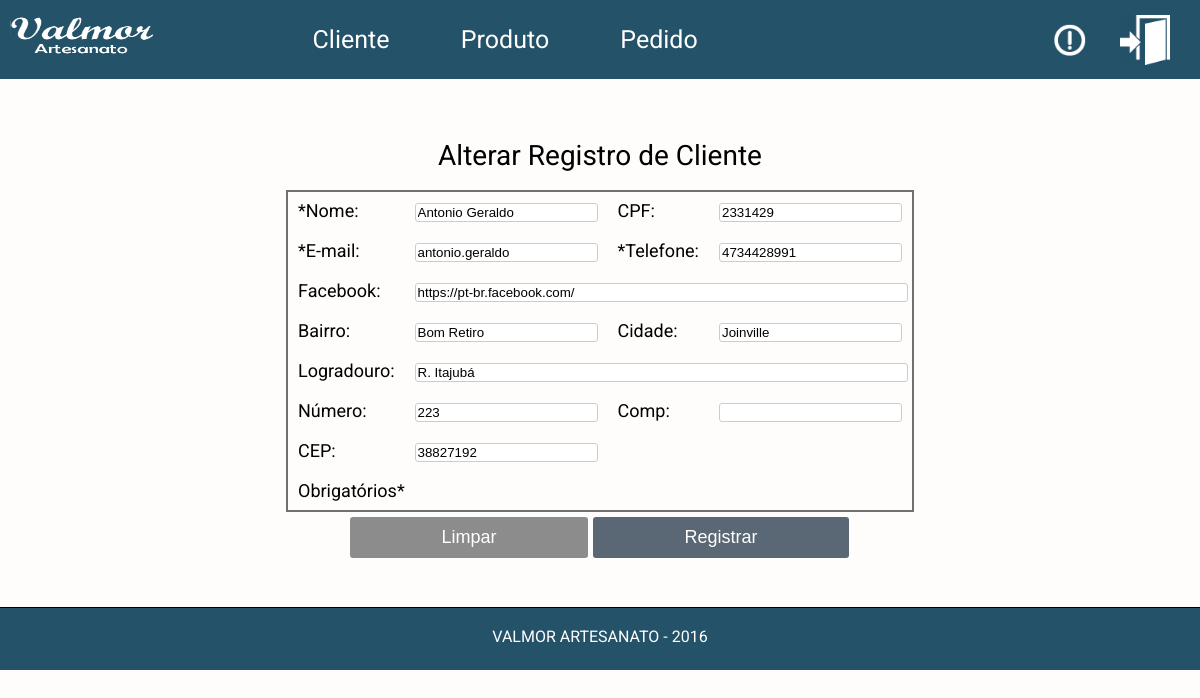
Screenshot of /sistema/va_principal_sistema.php?pasta=clientes/&arquivo=va_fmalt_clientes&ext=php&id=000001&enderecos_id=000002 (signed in) with the database file from the repository.
### tables this page shows
CREATE TABLE `clientes` (
  `id` int(6) UNSIGNED ZEROFILL NOT NULL COMMENT 'Identificador do cliente',
  `enderecos_id` int(6) UNSIGNED ZEROFILL NOT NULL COMMENT 'Identificador do endereço',
  `nome` varchar(45) NOT NULL COMMENT 'Nome do cliente',
  `email` varchar(70) NOT NULL COMMENT 'E-mail do cliente',
  `telefone` bigint(15) NOT NULL COMMENT 'Telefone do cliente',
  `cpf` bigint(11) UNSIGNED DEFAULT NULL COMMENT '(Campo Opcional) CPF do cliente',
  `link_facebook` varchar(255) DEFAULT NULL COMMENT '(Campo opcional) Link do facebook do cliente'
);

CREATE TABLE `enderecos` (
  `id` int(6) UNSIGNED ZEROFILL NOT NULL COMMENT 'Identificador de cada endereço',
  `cidade` varchar(30) DEFAULT NULL COMMENT '(Campo Opcional) Cidade onde mora cada cliente ',
  `bairro` varchar(30) DEFAULT NULL COMMENT '(Campo Opcional) Bairro em que o cliente reside',
  `logradouro` varchar(40) DEFAULT NULL COMMENT '(Campo Opcional) Logradouro que o cliente reside',
  `numero` int(5) DEFAULT NULL COMMENT '(Campo Opcional) Número da casa onde mora cada cliente',
  `cep` int(8) DEFAULT NULL COMMENT '(Campo Opcional) CEP da casa onde mora cada cliente',
  `complemento` varchar(20) DEFAULT NULL COMMENT '(Campo opcional) Complemeto da casa onde mora cada cliente '
);

### sistema/clientes/va_fmalt_clientes.php (the view, shortened to what this page needs)
<?php
  $g_id = $_GET['id'];
  $g_enderecos_id = $_GET['enderecos_id'];
  $sql_sel_clientes = "SELECT clientes.*, enderecos.* FROM clientes
  INNER JOIN enderecos ON clientes.enderecos_id = enderecos.id
  WHERE clientes.id = '".$g_id."' AND clientes.enderecos_id = '".$g_enderecos_id."' ";
  $sql_sel_clientes_preparado = $conexaobd->prepare($sql_sel_clientes);
  $sql_sel_clientes_preparado->execute();
  $sql_sel_clientes_dados = $sql_sel_clientes_preparado->fetch();
?>
<h1>Alterar Registro de Cliente</h1>
<form name="frmaltclientes" method="POST" action="?pasta=clientes/&arquivo=va_alt_clientes&ext=php" onsubmit="return validarFormAltClientes()">
  <table>
    <tr>
      <td>*Nome:</td>
      <td><input type="text" name="txtnome" maxlength="45" value="<?php echo $sql_sel_clientes_dados['nome'];?>"></td>
      <td>CPF:</td>
      <td><input type="text" name="txtcpf" maxlength="12" value="<?php echo $sql_sel_clientes_dados['cpf'];?>"></td>
    </tr>
    <tr>
      <td>*E-mail:</td>
      <td><input type="text" name="txtemail" maxlength="60" value="<?php echo $sql_sel_clientes_dados['email'];?>"></td>
      <td>*Telefone:</td>
      <td><input type="text" name="txttelefone" maxlength="15" value="<?php echo $sql_sel_clientes_dados['telefone'];?>"></td>
    </tr>
    <tr>
      <td>Facebook:</td>
      <td colspan="3"><input type="text" name="txtfacebook" maxlength="80" class="inputlongo" value="<?php echo $sql_sel_clientes_dados['link_facebook'];?>"></td>
    </tr>
    <tr>
      <td>Bairro:</td>
      <td><input type="text" name="txtbairro" maxlength="30" value="<?php echo $sql_sel_clientes_dados['bairro'];?>"></td>
      <td>Cidade:</td>
      <td><input type="text" name="txtcidade" maxlength="30" value="<?php echo $sql_sel_clientes_dados['cidade'];?>"></td>
    </tr>
    <tr>
      <td>Logradouro:</td>
      <td colspan="3"><input type="text" name="txtlogradouro" maxlength="40" class="inputlongo" value="<?php echo $sql_sel_clientes_dados['logradouro'];?>"></td>
    </tr>
    <tr>
      <td>Número:</td>
      <td><input type="text" name="txtnumero" maxlength="5" value="<?php echo $sql_sel_clientes_dados['numero'];?>"></td>
      <td>Comp:</td>
      <td><input type="text" name="txtcomp" maxlength="20" value="<?php echo $sql_sel_clientes_dados['complemento'];?>"></td>
    </tr>
    <tr>
      <td>CEP:</td>
      <td colspan="3"><input type="text" name="txtcep" maxlength="8" value="<?php echo $sql_sel_clientes_dados['cep'];?>"></td>
    </tr>
    <tr>
      <td colspan="4">Obrigatórios*</td>
    </tr>
  </table>
  <div class="botoes">
    <button class="botao_limpar" type="button" name="btnlimpar">Limpar</button>
    <button class="botao_registrar" type="submit" name="btnregistrar">Registrar</button>
  </div>
</form>

### visual/css/va_estilo_css.css (style rules this page uses)
.conteudo table { margin: 0px auto; border: 2px solid #707070; min-width: 500px; font-size: 18px; border-radius: ; }
.conteudo table td { padding: 10px; }
.conteudo table td input { border-radius: 3px; border: solid 1px #ccc; }
.conteudo h1 { text-align: center; margin: 60px 0 20px 0; font-size: 28px; padding-top: 60px; }
.conteudo button { float: left; text-align: center; font-size: 18px; color: #fff; }
.botoes { text-align: center; margin: 0px auto; width: 500px; }
.botao_registrar { padding: 10px 91.5px 10px 91.5px; text-align: center; background-color: #5a6774; border: none; float: left; margin-left: 5px; margin-top: 5px; margin-bottom: 30px; border-radius: 3px; }
.botao_limpar { padding: 10px 91.5px 10px 91.5px; text-align: center; background-color: #8c8c8c; border: none; margin-top: 5px; border-radius: 3px; }
.tabela_toggle table, tr { border: none; }

### sistema/clientes/va_fmalt_clientes.php (style rules this page uses)
.inputlongo { width: 100%; }

### rows the page displays
clientes: txtnome "Antonio Geraldo", txtcpf "2331429", txtemail "antonio.geraldo", txttelefone "4734428991", txtfacebook "https://pt-br.facebook.com/", txtbairro "Bom Retiro", txtcidade "Joinville", txtlogradouro "R. Itajubá", txtnumero "223", txtcep "38827192"
